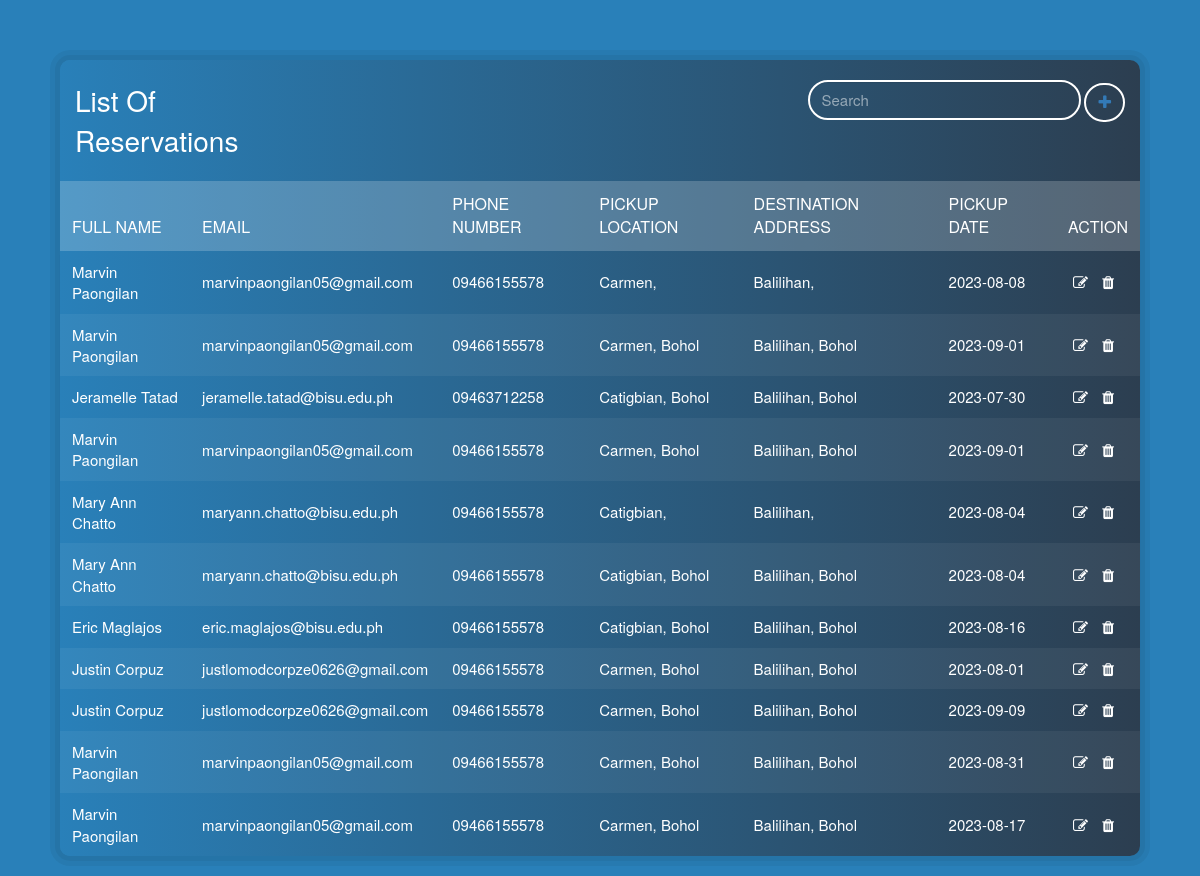
Screenshot of /display.php with the database file from the repository.
### tables this page shows
CREATE TABLE `booking` (
  `id` int(11) NOT NULL,
  `name` varchar(100) NOT NULL,
  `email` varchar(100) NOT NULL,
  `phone` varchar(20) NOT NULL,
  `pickup` varchar(255) NOT NULL,
  `destination` varchar(255) NOT NULL,
  `date` date NOT NULL
);

### display.php (the view, shortened to what this page needs)
<?php
include 'db_connect.php';
?>
<!DOCTYPE html>
<html lang="en">
<head>
	<link type="text/css" rel="stylesheet" href="css/bootstrap.min.css" />
    <link rel="stylesheet" href="https://stackpath.bootstrapcdn.com/font-awesome/4.7.0/css/font-awesome.min.css" />
	<link type="text/css" rel="stylesheet" href="css/style_display.css" />
</head>
<body>
<div class="container">
    <div class="row">
        <div>
            <div class="panel">
                <div class="panel-heading">
                    <div class="row">
                        <div class="col col-sm-3 col-xs-12">
                            <h4 class="title">List of Reservations</h4>
                        </div>
                        <div class="col-sm-9 col-xs-12 text-right">
                            <div class="btn_group">
                                <input type="text" id="search" class="form-control" placeholder="Search">
                                <a href="index.php" class="text-light"> <button class="btn btn-default" title="Add"><i class="fa fa-plus"></i></a></button>
                            </div>
                        </div>
                    </div>
                </div>
                <div class="panel-body table-responsive">
                    <table class="table">
                        <thead>
                            <tr>
                                <th>Full Name</th>
                                <th>Email</th>
                                <th>Phone Number</th>
                                <th>Pickup Location</th>
                                <th>Destination Address</th>
                                <th>Pickup Date</th>
                                <th>Action</th>
                            </tr>
                        </thead>
                        <tbody>
                        <?php
                        $sql="SELECT * FROM booking";
                        $result=mysqli_query($con,$sql);
                        if($result){
                           while($row=mysqli_fetch_assoc($result)){
                            $id=$row['id'];
                            $name=$row['name'];
                            $email=$row['email'];
                            $phone=$row['phone'];
                            $pickup=$row['pickup'];
                            $destination=$row['destination'];
                            $date=$row['date'];
                            echo'
                            <tr class="reservation-row">
                                <td>'.$name.'</td>
                                <td>'.$email.'</td>
                                <td>'.$phone.'</td>
                                <td>'.$pickup.'</td>
                                <td>'.$destination.'</td>
                                <td>'.$date.'</td>
                                <td>
                                    <ul class="action-list">
                                        <li><a href="update.php?updateid='.$id.'" data-tip="edit"><i class="fa fa-edit"></i></a></li>
                                        <li><a href="delete.php?deleteid='.$id.'" data-tip="delete"><i class="fa fa-trash"></i></a></li>
                                    </ul>
                                </td>
                            </tr>
                            ';
                           }
                        }
                        ?>
                        </tbody>
                    </table>
                </div>
            </div>
        </div>
    </div>
</div>
    </body>
    </html>

### css/style_display.css (style rules this page uses)
.panel { background: linear-gradient(to right, #2980b9, #2c3e50); padding: 0; border-radius: 10px; border: none; box-shadow: 0 0 0 5px rgba(0,0,0,0.05),0 0 0 10px rgba(0,0,0,0.05); }
body { background-color: #2980b9; }
.container { width: 90%; margin-top: 5%; }
.panel .panel-heading { padding: 20px 15px; border-radius: 10px 10px 0 0; margin: 0; }
.panel .panel-heading .title { color: #fff; font-size: 28px; font-weight: 500; text-transform: capitalize; line-height: 40px; margin: 0; }
.panel .panel-heading .btn { color: rgba(255,255,255,0.5); background: transparent; font-size: 16px; text-transform: capitalize; border: 2px solid #fff; border-radius: 50px; transition: all 0.3s ease 0s; }
.panel .panel-heading .form-control { color: #fff; background-color: transparent; width: 35%; height: 40px; border: 2px solid #fff; border-radius: 20px; display: inline-block; transition: all 0.3s ease 0s; }
.panel .panel-heading .form-control::placeholder { color: rgba(255,255,255,0.5); font-size: 15px; font-weight: 500; }
.panel .panel-body { padding: 0; }
.panel .panel-body .table thead tr th { color: #fff; background-color: rgba(255, 255, 255, 0.2); font-size: 16px; font-weight: 500; text-transform: uppercase; padding: 12px; border: none; }
.panel .panel-body .table tbody tr td { color: #fff; font-size: 15px; padding: 10px 12px; vertical-align: middle; border: none; }
.panel .panel-body .table tbody tr:nth-child(even) { background-color: rgba(255,255,255,0.05); }
.panel .panel-body .table tbody .action-list { padding: 0; margin: 0; list-style: none; }
.panel .panel-body .table tbody .action-list li { display: inline-block; margin: 0 5px; }
.panel .panel-body .table tbody .action-list li a { color: #fff; font-size: 15px; position: relative; z-index: 1; transition: all 0.3s ease 0s; }
.panel .panel-body .table tbody .action-list li a:before, .panel .panel-body .table tbody .action-list li a:after { content: attr(data-tip); color: #fff; background-color: #111; font-size: 12px; padding: 5px 7px; border-radius: 4px; text-transform: capitalize; display: none; transform: translateX(-50%); position: absolute; left: 50%; top: -32px; transition: all 0.3s ease 0s; }
.panel .panel-body .table tbody .action-list li a:after { content: ''; height: 15px; width: 15px; padding: 0; border-radius: 0; transform: translateX(-50%) rotate(45deg); top: -18px; z-index: -1; }

### rows the page displays
booking: name "Marvin Paongilan", email "marvinpaongilan05@gmail.com", phone "09466155578", pickup "Carmen,", destination "Balilihan,", date "2023-08-08"
booking: name "Marvin Paongilan", email "marvinpaongilan05@gmail.com", phone "09466155578", pickup "Carmen, Bohol", destination "Balilihan, Bohol", date "2023-09-01"
booking: name "Jeramelle Tatad", email "jeramelle.tatad@bisu.edu.ph", phone "09463712258", pickup "Catigbian, Bohol", destination "Balilihan, Bohol", date "2023-07-30"
booking: name "Marvin Paongilan", email "marvinpaongilan05@gmail.com", phone "09466155578", pickup "Carmen, Bohol", destination "Balilihan, Bohol", date "2023-09-01"
booking: name "Mary Ann Chatto", email "maryann.chatto@bisu.edu.ph", phone "09466155578", pickup "Catigbian,", destination "Balilihan,", date "2023-08-04"
booking: name "Mary Ann Chatto", email "maryann.chatto@bisu.edu.ph", phone "09466155578", pickup "Catigbian, Bohol", destination "Balilihan, Bohol", date "2023-08-04"
booking: name "Eric Maglajos", email "eric.maglajos@bisu.edu.ph", phone "09466155578", pickup "Catigbian, Bohol", destination "Balilihan, Bohol", date "2023-08-16"
booking: name "Justin Corpuz", email "justlomodcorpze0626@gmail.com", phone "09466155578", pickup "Carmen, Bohol", destination "Balilihan, Bohol", date "2023-08-01"
booking: name "Justin Corpuz", email "justlomodcorpze0626@gmail.com", phone "09466155578", pickup "Carmen, Bohol", destination "Balilihan, Bohol", date "2023-09-09"
booking: name "Marvin Paongilan", email "marvinpaongilan05@gmail.com", phone "09466155578", pickup "Carmen, Bohol", destination "Balilihan, Bohol", date "2023-08-31"
booking: name "Marvin Paongilan", email "marvinpaongilan05@gmail.com", phone "09466155578", pickup "Carmen, Bohol", destination "Balilihan, Bohol", date "2023-08-17"
